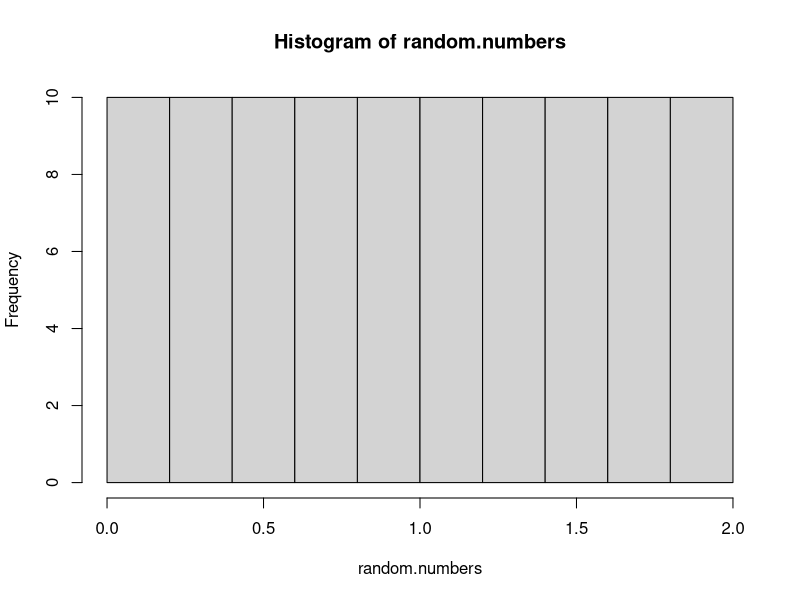
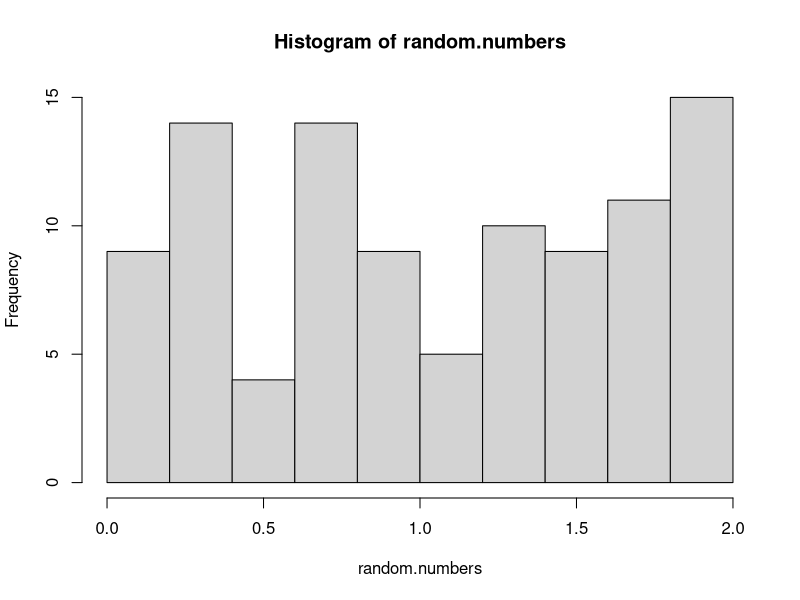
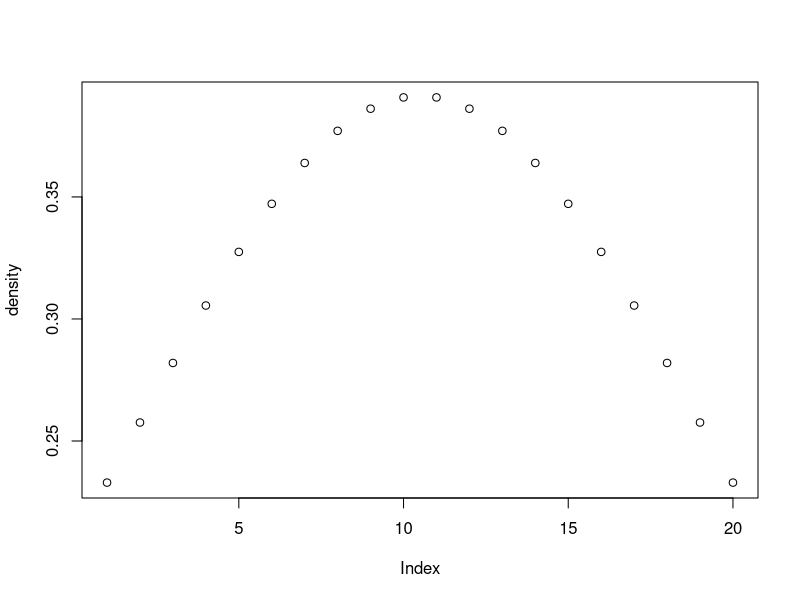

Write the R code that produced these figures, in order. (Note: this script raises an error after producing the figures.)
# The script works on the current directory
#
# Samuel Rodriguez Bernabeu
# Assignment: lecture 2
# deliver date: 29/09/14
#
#


# In order to obtain reproducible results we set the seed before starting. 
# You can use any number...
set.seed(144)

# Exercise 1: Draw a random sample of size 100 from the interval [0,2] which contains 200 values. 
#             Sample without replacement.

# we use sample with the aditional parameter len to specify the number of samples.
random.numbers <- sample( seq(0,2,len=100), size=100, replace=F)
hist ( random.numbers )

help(runif)
random.numbers <- sample( runif( 100, min=0, max=2), size=100, replace=F)
hist ( random.numbers )




# Exercise 2: Use dt to evaluate the density function of the t distribution with 13 degrees 
#             of freedom at 20 values in the range -1 to 1.
density <- dt( x=seq(-1,1,len=20), df=13)
plot( density )

# Exercise 3: Find P[X <= x] = 0.01 for a t distribution with 9 degrees of freedom.
# pt calculates the cumulative distribution function, P( X <= x)
# the function X is the t distribution with 9 degrees of freedom.
# x = 0.01
answer <- pt( 0.01, df=9)
sprintf("Answer %.2f", answer)

# Exercise 4: IQ scores are known to have a normal distribution with mean 100 and 
#             standard deviation 15. What IQ would you have if you were in the 80th 
#             percentile?
mean <- 100
sd <- 15
result <- qnorm( 0.8, 100, 15)
result <- quantile( IQ, 0.8)
sprintf("Answer %.2f", result)

# there is another possibility using a random sample...
x <- rnorm( 10000, 100, 15)
result <- quantile(x, 0.8)
sprintf("Answer %.2f", result)

# another one, sorting the data manually
data.length = 1e6
x <- rnomr( data.length, 100, 15)
x <- sort(x)


# we can check graphically the result: 
plot( IQ, type='l', lty="longdash")
points( x=80, y=result, pch=23)
string = paste( '(', 80 ,',', result,')')
string
text( x=88, y=result, string, offset=0.5, cex=0.6)


# Exercise 5: What IQ would you have if you were in the top 10 percent?
p <- 0.9*(max(IQ) - min(IQ)) + min(IQ)
sprintf("Answer %.2f", p)

# Exercise 6: What is the probability of having an IQ above 142?
answer <- (1 - pnorm(142, mean=mean, sd=sd))
sprintf("Answer %.6f", answer)


# Exercise 7: Set the seed to '0' and create two samples of size 20 from 
#             the standard normal distribution with the same values. Repeat 
#             the process but set the seed to your ID number.
set.seed(0)
set1 <- rnorm(n=20, mean = 100, sd=15)
set2 <- rnorm(n=20, mean = 100, sd=15)

sprintf("First pair of samples")
set1
set2


set.seed(48639158)
set1 <- rnorm(n=20, mean = 100, sd=15)
set2 <- rnorm(n=20, mean = 100, sd=15)

sprintf("Second pair of samples")
set1
set2
